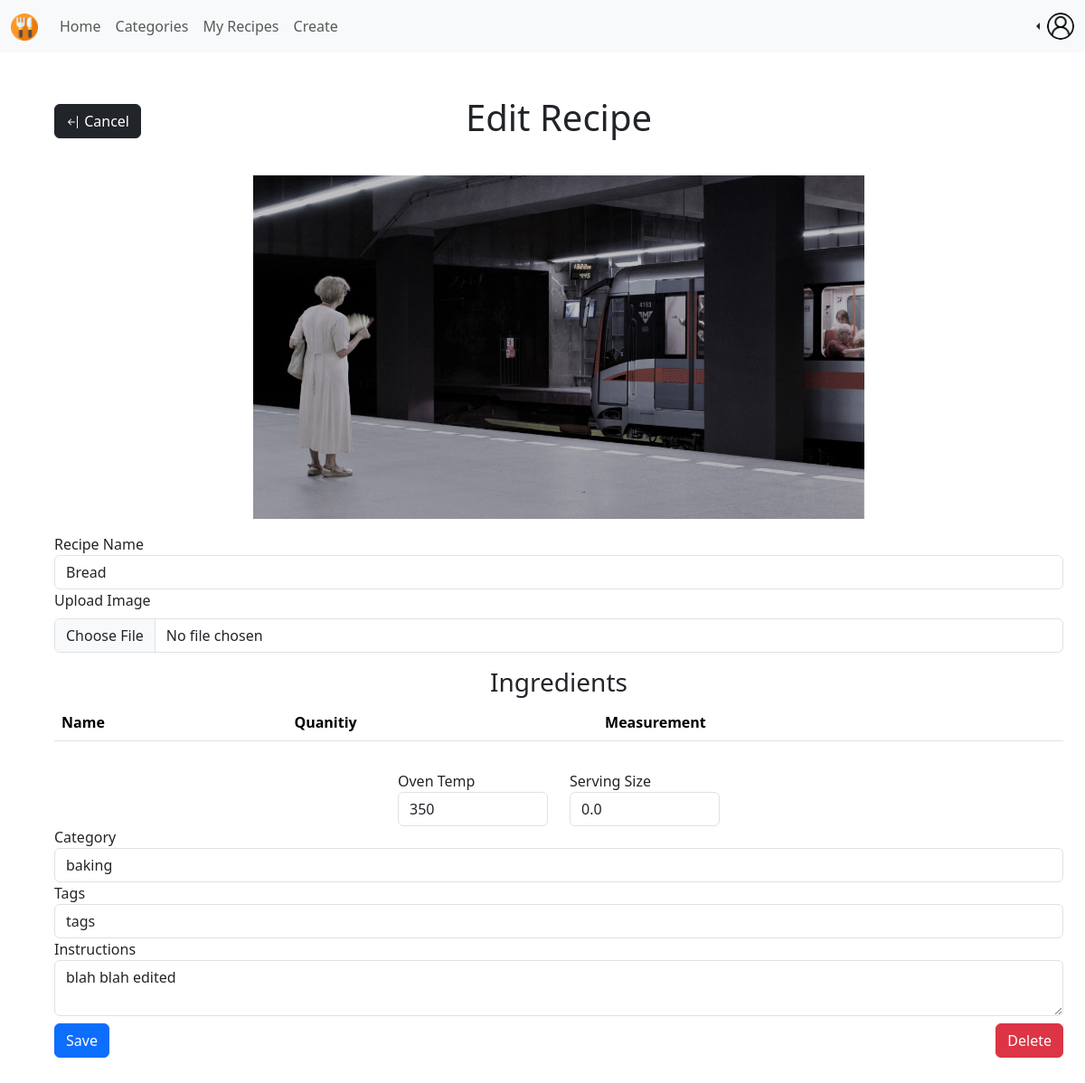
Page /recipies/recipe_edit/2 (signed in) on the earlier database version.
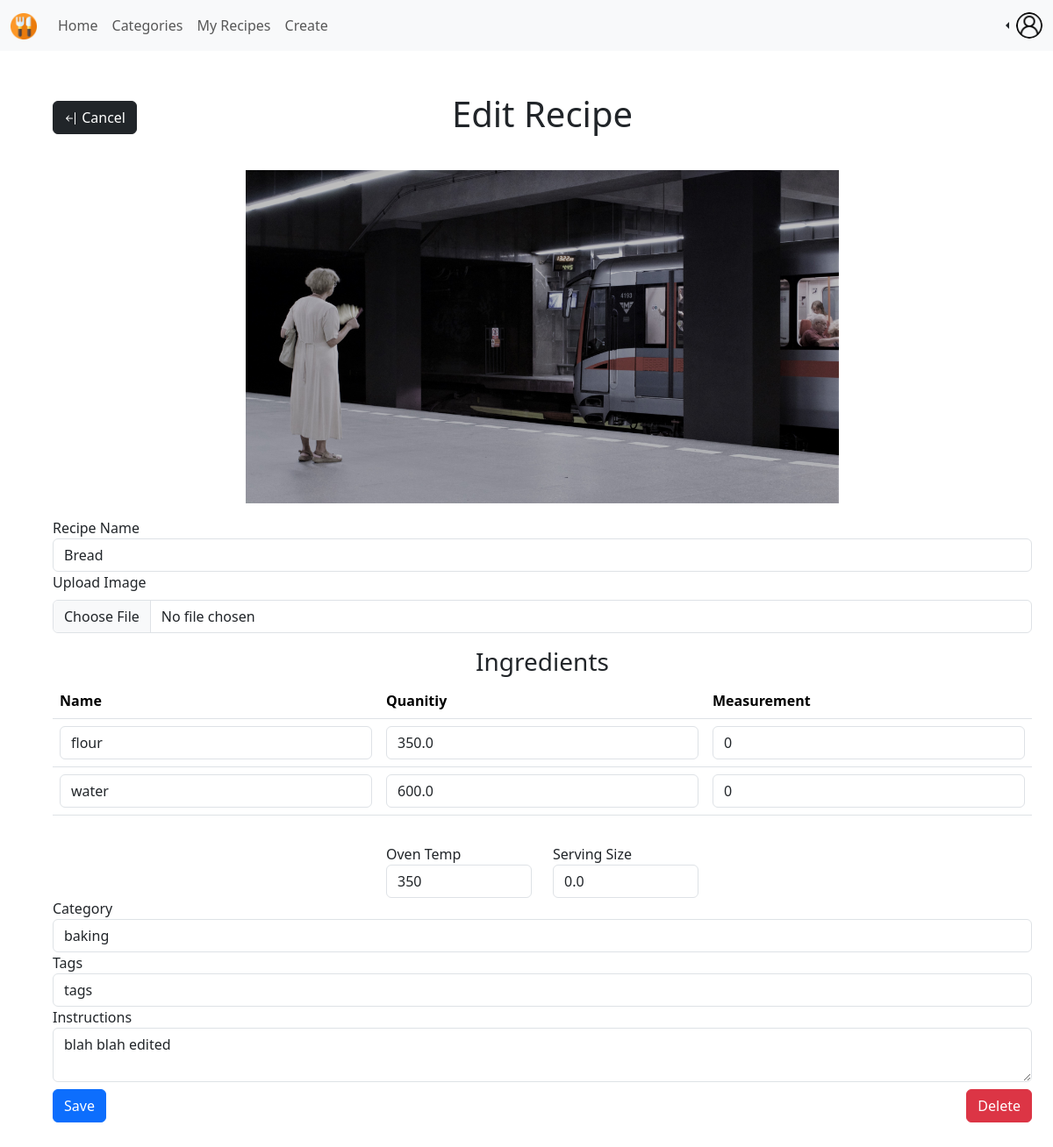
Same page on the later database version.
### recipies/models.py (models this page shows, shortened)
class Ingredient(models.Model):
  recipe = models.ForeignKey(Recipe, on_delete=models.CASCADE)
  ingredient_name = models.CharField(max_length=200)
  ingredient_quanitiy = models.FloatField()
  ingredient_measurement = models.CharField(max_length=200)

### recipies/views.py (the view, shortened to what this page needs)
# urls.py: path('recipe_edit/<int:id>', views.recipe_update_view, name="recipe_edit"),
@login_required
def recipe_update_view(request, id):
  recipe = Recipe.objects.get(pk=id)
  ingredient_list = Ingredient.objects.filter(recipe=recipe.id)
  profile = recipe.creator
  user_id = recipe.creator.id
  return render(request, 'recipes/recipe_edit.html', {'recipe': recipe, 'ingredient_list': ingredient_list, 'profile': profile})

### recipies/templates/recipes/recipe_edit.html (shortened to what this page needs)
{% extends 'socialMedia/baseNav.html' %}
{% block body %}
<div class="container m-5">
  <div class="row">
    <div class="col d-flex align-items-center">
      <a class="btn btn-dark" href="{% url 'recipies:recipe_detail' recipe.id %}">
        Cancel
      </a>
    </div>
    <div class="col">
      <h1 class="text-center">Edit Recipe</h1>
    </div>
    <div class="col d-flex align-items-center justify-content-end">
    </div>
  </div>
  <div class="row py-3">
    <form method="POST" enctype="multipart/form-data">
      <div class="row d-flex justify-content-center p-3">
        <img src="{{ recipe.recipe_image.url }}" style="max-width: 700px;" alt="{{ recipe.recipe_name }}">
      </div>
      <div class="form-group">
        <label for="recipe_name">Recipe Name</label>
        <input type="text" class="form-control" id="recipe_name" name="recipe_name" value="{{recipe.recipe_name}}">
      </div>
      <div class="form-group">
        <label for="recipe_image" class="form-label">Upload Image</label>
        <input class="form-control" type="file" id="recipe_image" name="recipe_image" >
      </div>
      <div class="py-3">
        <h3 class="text-center">Ingredients</h3>
        <table class="table" id="ingredientTable">
          <thead>
            <tr>
              <th scope="col">Name</th>
              <th scope="col">Quanitiy</th>
              <th scope="col">Measurement</th>
            </tr>
          </thead>
          <tbody>
            {% for ingredient in ingredient_list %}
              <tr>
                <td>
                  <input
                    type="text"
                    class="form-control"
                    id="ingredient_name_"
                    name="ingredient_name_"
                    value="{{ingredient.ingredient_name}}"
                  >
                </td>
                <td>
                  <input
                    type="number"
                    class="form-control"
                    id="ingredient_quantitiy_"
                    name="ingredient_quantitiy_"
                    value="{{ingredient.ingredient_quanitiy}}"
                  >
                </td>
                <td>
                  <input
                    type="text"
                    class="form-control"
                    id="ingredient_measurement_"
                    name="ingredient_measurement_"
                    value="{{ingredient.ingredient_measurement}}"
                  >
                </td>
              </tr>
            {% endfor %}
          </tbody>
        </table>
      </div>
      <div class="row justify-content-center">
        <div class="col-md-2 form-group">
          <label for="oven_temp">Oven Temp</label>
          <input type="number" class="form-control" id="oven_temp" name="oven_temp" value="{{recipe.oven_temp}}">
        </div>
        <div class="col-md-2 form-group">
          <label for="serving_size">Serving Size</label>
          <input type="number" step="0.01" class="form-control" id="serving_size" name="serving_size" value="{{recipe.serving_size}}">
        </div>
      </div>
      <div class="form-group">
        <label for="recipe_category">Category</label>
        <input type="text" class="form-control" id="recipe_category" name="recipe_category" value="{{recipe.recipe_category}}">
      </div>
      <div class="form-group">
        <label for="recipe_tags">Tags</label>
        <input type="text" class="form-control" id="recipe_tags" name="recipe_tags" value="{{recipe.recipe_tags}}">
      </div>
      <div class="form-group">
        <label for="recipe_instructions">Instructions</label>
        <textarea class="form-control" id="recipe_instructions" name="recipe_instructions">{{recipe.recipe_instructions}}</textarea>
      </div>
      <div class="row d-flex py-2">
        <div class="col">
          <button type="submit" class="btn btn-primary">Save</button>
        </div>
        <div class="col d-flex justify-content-end">
          <a class="btn btn-danger" href="{% url 'recipies:recipe_delete' recipe.id %}">Delete</a>
        </div>
      </div>
    </form>
  </div>
</div>
{% endblock %}

Differences in the rows shown:
added Ingredient: ingredient_name_ "flour", ingredient_quantitiy_ "350.0", ingredient_measurement_ "0"
added Ingredient: ingredient_name_ "water", ingredient_quantitiy_ "600.0", ingredient_measurement_ "0"
